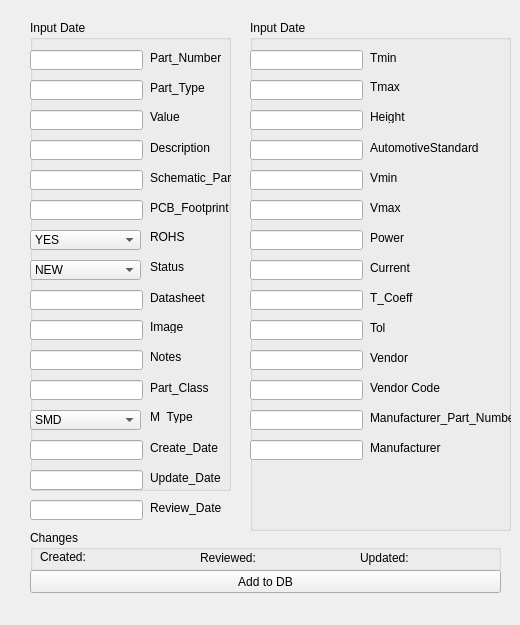
      <widget class="QWidget" name="tab_9">
       <attribute name="title">
        <string>Other</string>
       </attribute>
       <widget class="QGroupBox" name="groupBox_28">
        <property name="geometry">
         <rect>
          <x>30</x>
          <y>20</y>
          <width>201</width>
          <height>471</height>
         </rect>
        </property>
        <property name="title">
         <string>Input Date</string>
        </property>
        <widget class="QLabel" name="label_320">
         <property name="geometry">
          <rect>
           <x>120</x>
           <y>60</y>
           <width>81</width>
           <height>16</height>
          </rect>
         </property>
         <property name="text">
          <string>Part_Type</string>
         </property>
        </widget>
        <widget class="QLabel" name="label_321">
         <property name="geometry">
          <rect>
           <x>120</x>
           <y>90</y>
           <width>47</width>
           <height>13</height>
          </rect>
         </property>
         <property name="text">
          <string>Value</string>
         </property>
        </widget>
        <widget class="QLabel" name="label_322">
         <property name="geometry">
          <rect>
           <x>120</x>
           <y>120</y>
           <width>81</width>
           <height>16</height>
          </rect>
         </property>
         <property name="text">
          <string>Description</string>
         </property>
        </widget>
        <widget class="QLabel" name="label_323">
         <property name="geometry">
          <rect>
           <x>120</x>
           <y>180</y>
           <width>81</width>
           <height>16</height>
          </rect>
         </property>
         <property name="text">
          <string>PCB_Footprint</string>
         </property>
        </widget>
        <widget class="QLabel" name="label_324">
         <property name="geometry">
          <rect>
           <x>120</x>
           <y>210</y>
           <width>47</width>
           <height>13</height>
          </rect>
         </property>
         <property name="text">
          <string>ROHS</string>
         </property>
        </widget>
        <widget class="QLabel" name="label_326">
         <property name="geometry">
          <rect>
           <x>120</x>
           <y>270</y>
           <width>81</width>
           <height>16</height>
          </rect>
         </property>
         <property name="text">
          <string>Datasheet</string>
         </property>
        </widget>
        <widget class="QLabel" name="label_327">
         <property name="geometry">
          <rect>
           <x>120</x>
           <y>300</y>
           <width>47</width>
           <height>13</height>
          </rect>
         </property>
         <property name="text">
          <string>Image</string>
         </property>
        </widget>
        <widget class="QLabel" name="label_328">
         <property name="geometry">
          <rect>
           <x>120</x>
           <y>330</y>
           <width>47</width>
           <height>13</height>
          </rect>
         </property>
         <property name="text">
          <string>Notes</string>
         </property>
        </widget>
        <widget class="QLabel" name="label_329">
         <property name="geometry">
          <rect>
           <x>120</x>
           <y>360</y>
           <width>81</width>
           <height>16</height>
          </rect>
         </property>
         <property name="text">
          <string>Part_Class</string>
         </property>
        </widget>
        <widget class="QLabel" name="label_330">
         <property name="geometry">
          <rect>
           <x>120</x>
           <y>420</y>
           <width>81</width>
           <height>16</height>
          </rect>
         </property>
         <property name="text">
          <string>Create_Date</string>
         </property>
        </widget>
        <widget class="QLabel" name="label_332">
         <property name="geometry">
          <rect>
           <x>120</x>
           <y>450</y>
           <width>81</width>
           <height>16</height>
          </rect>
         </property>
         <property name="text">
          <string>Update_Date</string>
         </property>
        </widget>
        <widget class="QLabel" name="label_333">
         <property name="geometry">
          <rect>
           <x>120</x>
           <y>390</y>
           <width>47</width>
           <height>13</height>
          </rect>
         </property>
         <property name="text">
          <string>M_Type</string>
         </property>
        </widget>
        <widget class="QLineEdit" name="lineEdit_260">
         <property name="geometry">
          <rect>
           <x>0</x>
           <y>60</y>
           <width>113</width>
           <height>20</height>
          </rect>
         </property>
        </widget>
        <widget class="QLineEdit" name="lineEdit_261">
         <property name="geometry">
          <rect>
           <x>0</x>
           <y>90</y>
           <width>113</width>
           <height>20</height>
          </rect>
         </property>
        </widget>
        <widget class="QLineEdit" name="lineEdit_262">
         <property name="geometry">
          <rect>
           <x>0</x>
           <y>120</y>
           <width>113</width>
           <height>20</height>
          </rect>
         </property>
        </widget>
        <widget class="QLineEdit" name="lineEdit_263">
         <property name="geometry">
          <rect>
           <x>0</x>
           <y>150</y>
           <width>113</width>
           <height>20</height>
          </rect>
         </property>
        </widget>
        <widget class="QLineEdit" name="lineEdit_264">
         <property name="geometry">
          <rect>
           <x>0</x>
           <y>180</y>
           <width>113</width>
           <height>20</height>
          </rect>
         </property>
        </widget>
        <widget class="QLineEdit" name="lineEdit_266">
         <property name="geometry">
          <rect>
           <x>0</x>
           <y>30</y>
           <width>113</width>
           <height>20</height>
          </rect>
         </property>
        </widget>
        <widget class="QLineEdit" name="lineEdit_267">
         <property name="geometry">
          <rect>
           <x>0</x>
           <y>270</y>
           <width>113</width>
           <height>20</height>
          </rect>
         </property>
        </widget>
        <widget class="QLineEdit" name="lineEdit_268">
         <property name="geometry">
          <rect>
           <x>0</x>
           <y>300</y>
           <width>113</width>
           <height>20</height>
          </rect>
         </property>
        </widget>
        <widget class="QLineEdit" name="lineEdit_269">
         <property name="geometry">
          <rect>
           <x>0</x>
           <y>330</y>
           <width>113</width>
           <height>20</height>
          </rect>
         </property>
        </widget>
        <widget class="QLineEdit" name="lineEdit_270">
         <property name="geometry">
          <rect>
           <x>0</x>
           <y>360</y>
           <width>113</width>
           <height>20</height>
          </rect>
         </property>
        </widget>
        <widget class="QLineEdit" name="lineEdit_271">
         <property name="geometry">
          <rect>
           <x>0</x>
           <y>420</y>
           <width>113</width>
           <height>20</height>
          </rect>
         </property>
        </widget>
        <widget class="QLineEdit" name="lineEdit_273">
         <property name="geometry">
          <rect>
           <x>0</x>
           <y>450</y>
           <width>113</width>
           <height>20</height>
          </rect>
         </property>
        </widget>
        <widget class="QLabel" name="label_334">
         <property name="geometry">
          <rect>
           <x>120</x>
           <y>150</y>
           <width>81</width>
           <height>16</height>
          </rect>
         </property>
         <property name="text">
          <string>Schematic_Part</string>
         </property>
        </widget>
        <widget class="QLabel" name="label_319">
         <property name="geometry">
          <rect>
           <x>120</x>
           <y>30</y>
           <width>91</width>
           <height>16</height>
          </rect>
         </property>
         <property name="text">
          <string>Part_Number</string>
         </property>
        </widget>
        <widget class="QComboBox" name="boxStatus_27">
         <property name="enabled">
          <bool>true</bool>
         </property>
         <property name="geometry">
          <rect>
           <x>0</x>
           <y>210</y>
           <width>111</width>
           <height>20</height>
          </rect>
         </property>
         <property name="toolTip">
          <string>&lt;html&gt;&lt;head/&gt;&lt;body&gt;&lt;p&gt;Component's status&lt;/p&gt;&lt;p&gt;&lt;span style=&quot; font-style:italic;&quot;&gt;Status can be changed by CIS administrator only&lt;/span&gt;&lt;/p&gt;&lt;/body&gt;&lt;/html&gt;</string>
         </property>
         <item>
          <property name="text">
           <string>YES</string>
          </property>
         </item>
         <item>
          <property name="text">
           <string>YES-EX</string>
          </property>
         </item>
         <item>
          <property name="text">
           <string>NO</string>
          </property>
         </item>
        </widget>
        <widget class="QComboBox" name="boxStatus_30">
         <property name="enabled">
          <bool>true</bool>
         </property>
         <property name="geometry">
          <rect>
           <x>0</x>
           <y>390</y>
           <width>111</width>
           <height>20</height>
          </rect>
         </property>
         <property name="toolTip">
          <string>&lt;html&gt;&lt;head/&gt;&lt;body&gt;&lt;p&gt;Component's status&lt;/p&gt;&lt;p&gt;&lt;span style=&quot; font-style:italic;&quot;&gt;Status can be changed by CIS administrator only&lt;/span&gt;&lt;/p&gt;&lt;/body&gt;&lt;/html&gt;</string>
         </property>
         <item>
          <property name="text">
           <string>SMD</string>
          </property>
         </item>
         <item>
          <property name="text">
           <string>LEADED</string>
          </property>
         </item>
        </widget>
        <widget class="QComboBox" name="boxStatus_10">
         <property name="enabled">
          <bool>true</bool>
         </property>
         <property name="geometry">
          <rect>
           <x>0</x>
           <y>240</y>
           <width>111</width>
           <height>20</height>
          </rect>
         </property>
         <property name="toolTip">
          <string>&lt;html&gt;&lt;head/&gt;&lt;body&gt;&lt;p&gt;Component's status&lt;/p&gt;&lt;p&gt;&lt;span style=&quot; font-style:italic;&quot;&gt;Status can be changed by CIS administrator only&lt;/span&gt;&lt;/p&gt;&lt;/body&gt;&lt;/html&gt;</string>
         </property>
         <item>
          <property name="text">
           <string>NEW</string>
          </property>
         </item>
         <item>
          <property name="text">
           <string>CHECKED</string>
          </property>
         </item>
         <item>
          <property name="text">
           <string>TESTED</string>
          </property>
         </item>
         <item>
          <property name="text">
           <string>FAULTY</string>
          </property>
         </item>
         <item>
          <property name="text">
           <string>OBSOLETE</string>
          </property>
         </item>
         <item>
          <property name="text">
           <string>DRAFT</string>
          </property>
         </item>
         <item>
          <property name="text">
           <string>EMPTY</string>
          </property>
         </item>
         <item>
          <property name="text">
           <string>EXTERNAL</string>
          </property>
         </item>
        </widget>
        <widget class="QLabel" name="label_325">
         <property name="geometry">
          <rect>
           <x>120</x>
           <y>240</y>
           <width>47</width>
           <height>13</height>
          </rect>
         </property>
         <property name="text">
          <string>Status</string>
         </property>
        </widget>
       </widget>
       <widget class="QGroupBox" name="groupBox_29">
        <property name="geometry">
         <rect>
          <x>250</x>
          <y>20</y>
          <width>261</width>
          <height>511</height>
         </rect>
        </property>
        <property name="title">
         <string>Input Date</string>
        </property>
        <widget class="QLabel" name="label_335">
         <property name="geometry">
          <rect>
           <x>120</x>
           <y>30</y>
           <width>71</width>
           <height>16</height>
          </rect>
         </property>
         <property name="text">
          <string>Tmin</string>
         </property>
        </widget>
        <widget class="QLabel" name="label_336">
         <property name="geometry">
          <rect>
           <x>120</x>
           <y>60</y>
           <width>47</width>
           <height>13</height>
          </rect>
         </property>
         <property name="text">
          <string>Tmax</string>
         </property>
        </widget>
        <widget class="QLabel" name="label_337">
         <property name="geometry">
          <rect>
           <x>120</x>
           <y>90</y>
           <width>47</width>
           <height>13</height>
          </rect>
         </property>
         <property name="text">
          <string>Height</string>
         </property>
        </widget>
        <widget class="QLabel" name="label_338">
         <property name="geometry">
          <rect>
           <x>120</x>
           <y>120</y>
           <width>111</width>
           <height>16</height>
          </rect>
         </property>
         <property name="text">
          <string>AutomotiveStandard</string>
         </property>
        </widget>
        <widget class="QLabel" name="label_339">
         <property name="geometry">
          <rect>
           <x>120</x>
           <y>150</y>
           <width>131</width>
           <height>16</height>
          </rect>
         </property>
         <property name="text">
          <string>Vmin</string>
         </property>
        </widget>
        <widget class="QLabel" name="label_340">
         <property name="geometry">
          <rect>
           <x>120</x>
           <y>180</y>
           <width>111</width>
           <height>16</height>
          </rect>
         </property>
         <property name="text">
          <string>Vmax</string>
         </property>
        </widget>
        <widget class="QLabel" name="label_341">
         <property name="geometry">
          <rect>
           <x>120</x>
           <y>210</y>
           <width>111</width>
           <height>16</height>
          </rect>
         </property>
         <property name="text">
          <string>Power</string>
         </property>
        </widget>
        <widget class="QLabel" name="label_342">
         <property name="geometry">
          <rect>
           <x>120</x>
           <y>240</y>
           <width>111</width>
           <height>16</height>
          </rect>
         </property>
         <property name="text">
          <string>Current</string>
         </property>
        </widget>
        <widget class="QLabel" name="label_343">
         <property name="geometry">
          <rect>
           <x>120</x>
           <y>270</y>
           <width>111</width>
           <height>16</height>
          </rect>
         </property>
         <property name="text">
          <string>T_Coeff</string>
         </property>
        </widget>
        <widget class="QLabel" name="label_344">
         <property name="geometry">
          <rect>
           <x>120</x>
           <y>300</y>
           <width>111</width>
           <height>16</height>
          </rect>
         </property>
         <property name="text">
          <string>Tol</string>
         </property>
        </widget>
        <widget class="QLineEdit" name="lineEdit_275">
         <property name="geometry">
          <rect>
           <x>0</x>
           <y>30</y>
           <width>113</width>
           <height>20</height>
          </rect>
         </property>
        </widget>
        <widget class="QLineEdit" name="lineEdit_276">
         <property name="geometry">
          <rect>
           <x>0</x>
           <y>60</y>
           <width>113</width>
           <height>20</height>
          </rect>
         </property>
        </widget>
        <widget class="QLineEdit" name="lineEdit_277">
         <property name="geometry">
          <rect>
           <x>0</x>
           <y>90</y>
           <width>113</width>
           <height>20</height>
          </rect>
         </property>
        </widget>
        <widget class="QLineEdit" name="lineEdit_278">
         <property name="geometry">
          <rect>
           <x>0</x>
           <y>120</y>
           <width>113</width>
           <height>20</height>
          </rect>
         </property>
        </widget>
        <widget class="QLineEdit" name="lineEdit_279">
         <property name="geometry">
          <rect>
           <x>0</x>
           <y>150</y>
           <width>113</width>
           <height>20</height>
          </rect>
         </property>
        </widget>
        <widget class="QLineEdit" name="lineEdit_280">
         <property name="geometry">
          <rect>
           <x>0</x>
           <y>180</y>
           <width>113</width>
           <height>20</height>
          </rect>
         </property>
        </widget>
        <widget class="QLineEdit" name="lineEdit_281">
         <property name="geometry">
          <rect>
           <x>0</x>
           <y>210</y>
           <width>113</width>
           <height>20</height>
          </rect>
         </property>
        </widget>
        <widget class="QLineEdit" name="lineEdit_282">
         <property name="geometry">
          <rect>
           <x>0</x>
           <y>240</y>
           <width>113</width>
           <height>20</height>
          </rect>
         </property>
        </widget>
        <widget class="QLineEdit" name="lineEdit_283">
         <property name="geometry">
          <rect>
           <x>0</x>
           <y>270</y>
           <width>113</width>
           <height>20</height>
          </rect>
         </property>
        </widget>
        <widget class="QLineEdit" name="lineEdit_284">
         <property name="geometry">
          <rect>
           <x>0</x>
           <y>300</y>
           <width>113</width>
           <height>20</height>
          </rect>
         </property>
        </widget>
        <widget class="QLineEdit" name="lineEdit_316">
         <property name="geometry">
          <rect>
           <x>0</x>
           <y>330</y>
           <width>113</width>
           <height>20</height>
          </rect>
         </property>
        </widget>
        <widget class="QLabel" name="label_395">
         <property name="geometry">
          <rect>
           <x>120</x>
           <y>330</y>
           <width>111</width>
           <height>16</height>
          </rect>
         </property>
         <property name="text">
          <string>Vendor</string>
         </property>
        </widget>
        <widget class="QLineEdit" name="lineEdit_317">
         <property name="geometry">
          <rect>
           <x>0</x>
           <y>360</y>
           <width>113</width>
           <height>20</height>
          </rect>
         </property>
        </widget>
        <widget class="QLabel" name="label_396">
         <property name="geometry">
          <rect>
           <x>120</x>
           <y>360</y>
           <width>111</width>
           <height>16</height>
          </rect>
         </property>
         <property name="text">
          <string>Vendor Code</string>
         </property>
        </widget>
        <widget class="QLabel" name="label_310">
         <property name="geometry">
          <rect>
           <x>120</x>
           <y>390</y>
           <width>151</width>
           <height>16</height>
          </rect>
         </property>
         <property name="text">
          <string>Manufacturer_Part_Number</string>
         </property>
        </widget>
        <widget class="QLineEdit" name="lineEdit_230">
         <property name="geometry">
          <rect>
           <x>0</x>
           <y>420</y>
           <width>113</width>
           <height>20</height>
          </rect>
         </property>
        </widget>
        <widget class="QLineEdit" name="lineEdit_231">
         <property name="geometry">
          <rect>
           <x>0</x>
           <y>390</y>
           <width>113</width>
           <height>20</height>
          </rect>
         </property>
        </widget>
        <widget class="QLabel" name="label_311">
         <property name="geometry">
          <rect>
           <x>120</x>
           <y>420</y>
           <width>131</width>
           <height>16</height>
          </rect>
         </property>
         <property name="text">
          <string>Manufacturer</string>
         </property>
        </widget>
       </widget>
       <widget class="QGroupBox" name="groupBox_30">
        <property name="geometry">
         <rect>
          <x>30</x>
          <y>530</y>
          <width>471</width>
          <height>41</height>
         </rect>
        </property>
        <property name="title">
         <string>Changes</string>
        </property>
        <widget class="QLabel" name="label_351">
         <property name="geometry">
          <rect>
           <x>10</x>
           <y>20</y>
           <width>47</width>
           <height>13</height>
          </rect>
         </property>
         <property name="text">
          <string>Created:</string>
         </property>
        </widget>
        <widget class="QLabel" name="label_352">
         <property name="geometry">
          <rect>
           <x>60</x>
           <y>20</y>
           <width>101</width>
           <height>16</height>
          </rect>
         </property>
         <property name="text">
          <string/>
         </property>
        </widget>
        <widget class="QLabel" name="label_353">
         <property name="geometry">
          <rect>
           <x>170</x>
           <y>20</y>
           <width>61</width>
           <height>16</height>
          </rect>
         </property>
         <property name="text">
          <string>Reviewed:</string>
         </property>
        </widget>
        <widget class="QLabel" name="label_354">
         <property name="geometry">
          <rect>
           <x>230</x>
           <y>20</y>
           <width>101</width>
           <height>16</height>
          </rect>
         </property>
         <property name="text">
          <string/>
         </property>
        </widget>
        <widget class="QLabel" name="label_355">
         <property name="geometry">
          <rect>
           <x>330</x>
           <y>20</y>
           <width>61</width>
           <height>16</height>
          </rect>
         </property>
         <property name="text">
          <string>Updated:</string>
         </property>
        </widget>
        <widget class="QLabel" name="label_356">
         <property name="geometry">
          <rect>
           <x>380</x>
           <y>20</y>
           <width>91</width>
           <height>16</height>
          </rect>
         </property>
         <property name="text">
          <string/>
         </property>
        </widget>
       </widget>
       <widget class="QPushButton" name="pushButton_10">
        <property name="geometry">
         <rect>
          <x>30</x>
          <y>570</y>
          <width>471</width>
          <height>23</height>
         </rect>
        </property>
        <property name="text">
         <string>Add to DB</string>
        </property>
       </widget>
       <widget class="QLabel" name="label_268">
        <property name="geometry">
         <rect>
          <x>30</x>
          <y>600</y>
          <width>471</width>
          <height>16</height>
         </rect>
        </property>
        <property name="text">
         <string/>
        </property>
       </widget>
       <widget class="QLineEdit" name="lineEdit_272">
        <property name="geometry">
         <rect>
          <x>30</x>
          <y>500</y>
          <width>113</width>
          <height>20</height>
         </rect>
        </property>
       </widget>
       <widget class="QLabel" name="label_331">
        <property name="geometry">
         <rect>
          <x>150</x>
          <y>500</y>
          <width>81</width>
          <height>16</height>
         </rect>
        </property>
        <property name="text">
         <string>Review_Date</string>
        </property>
       </widget>
      </widget>
